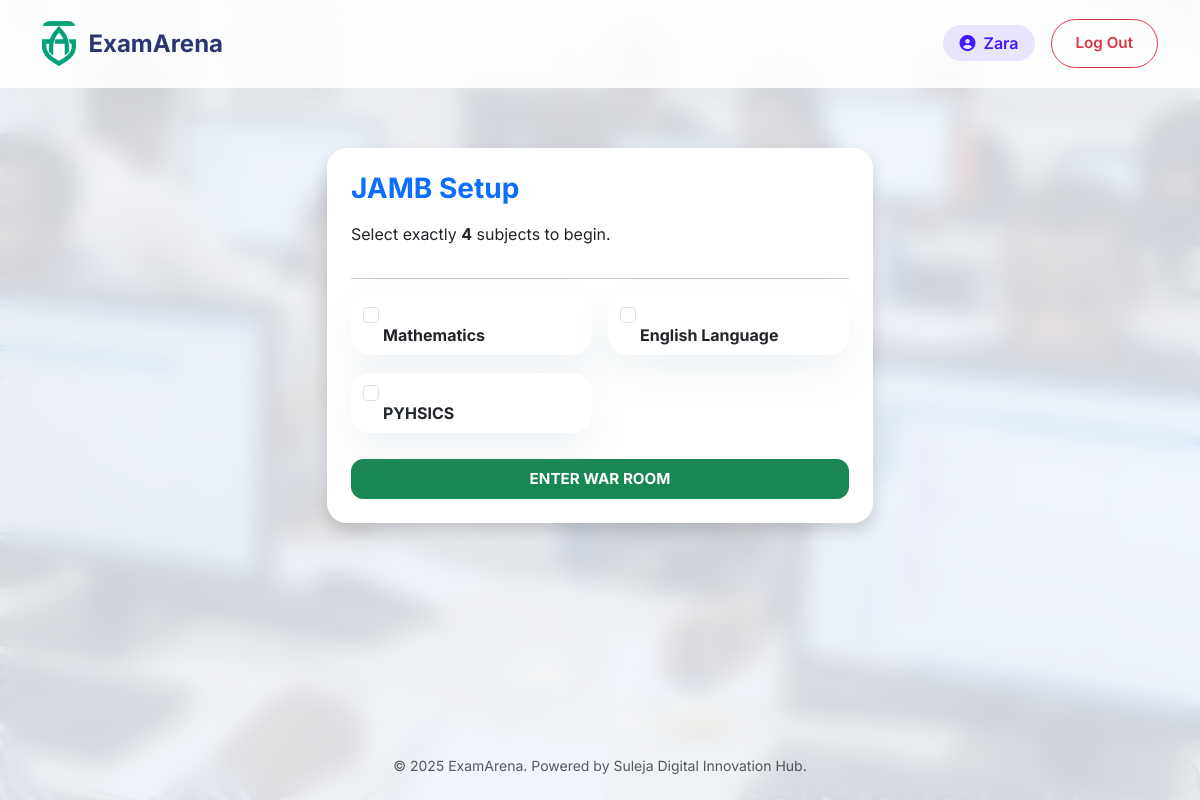
Screenshot of /setup/1 (signed in) with the database file from the repository.
### src/app/models.py (models this page shows, shortened)
class User(db.Model):
    id = db.Column(db.Integer, primary_key=True)
    username = db.Column(db.String(80), unique=True, nullable=False)
    password_hash = db.Column(db.String(128))
    role = db.Column(db.String(20), default='student') # superadmin, centeradmin, student
    center_id = db.Column(db.Integer, db.ForeignKey('center.id'), nullable=True)
    is_writing = db.Column(db.Boolean, default=False)
    last_login = db.Column(db.DateTime)

class Exam(db.Model):
    id = db.Column(db.Integer, primary_key=True)
    name = db.Column(db.String(100), nullable=False) # JAMB, WAEC, NECO
    duration_minutes = db.Column(db.Integer, default=60)
    required_subjects = db.Column(db.Integer, default=1) # JAMB=4, others=1
    subjects = db.relationship('Subject', backref='exam', lazy=True)

class Subject(db.Model):
    id = db.Column(db.Integer, primary_key=True)
    name = db.Column(db.String(100), nullable=False)
    exam_id = db.Column(db.Integer, db.ForeignKey('exam.id'))
    questions = db.relationship('Question', backref='subject', lazy=True)

### src/app/controllers/main.py (the view)
@bp.route('/setup/<int:exam_id>')
@login_required
def exam_setup(exam_id):
    exam = Exam.query.get_or_404(exam_id)
    subjects = Subject.query.filter_by(exam_id=exam.id).all()
    return render_template('student/setup.html', exam=exam, subjects=subjects)

### src/app/controllers/auth.py (called while the page is built)
def login_required(f):
    @wraps(f)
    def decorated_function(*args, **kwargs):
        if 'user_id' not in session:
            return redirect(url_for('auth.login'))
        return f(*args, **kwargs)
    return decorated_function

@bp.before_app_request
def load_logged_in_user():
    user_id = session.get('user_id')
    if user_id is None:
        g.user = None
    else:
        g.user = User.query.get(user_id)

### src/resources/templates/student/setup.html (shortened to what this page needs)
{% extends 'base.html' %}
{% block content %}
<div class="row justify-content-center py-5">
    <div class="col-md-6">
        <div class="card shadow p-4">
            <h3 class="fw-bold text-primary mb-3">{{ exam.name }} Setup</h3>
            <p>Select exactly <strong>{{ exam.required_subjects }}</strong> subjects to begin.</p>
            <hr>
            <form action="{{ url_for('main.take_exam') }}" method="POST">
                <div class="row g-3">
                    {% for subject in subjects %}
                    <div class="col-md-6">
                        <div class="form-check card p-2">
                            <input class="form-check-input ms-1" type="checkbox" name="subjects" value="{{ subject.id }}" id="sub{{ subject.id }}">
                            <label class="form-check-label ms-4 fw-bold" for="sub{{ subject.id }}">
                                {{ subject.name }}
                            </label>
                        </div>
                    </div>
                    {% endfor %}
                </div>
                <button type="submit" class="btn btn-success w-100 mt-4 fw-bold py-2">ENTER WAR ROOM</button>
            </form>
        </div>
    </div>
</div>
{% endblock %}

### src/resources/templates/base.html (shortened to what this page needs)
<!DOCTYPE html>
<html lang="en">
<head>
    <link href="https://cdn.jsdelivr.net/npm/bootstrap@5.3.0/dist/css/bootstrap.min.css" rel="stylesheet">
    <link rel="stylesheet" href="https://cdnjs.cloudflare.com/ajax/libs/font-awesome/6.4.0/css/all.min.css">
    <link href="{{ url_for('static', filename='css/style.css') }}" rel="stylesheet">
</head>
<body>
    <nav class="navbar navbar-expand-lg fixed-top">
        <div class="container">
            <a class="navbar-brand" href="/">
                <img src="{{ url_for('static', filename='img/logo.png') }}" alt="EA">
                <span>ExamArena</span>
            </a>
            <div class="collapse navbar-collapse" id="navbarMain">
                <ul class="navbar-nav ms-auto align-items-center">
                    {% if g.user %}
                    <li class="nav-item">
                        <span class="badge-role me-3">
                            <i class="fas fa-user-circle me-2"></i>{{ g.user.username }}
                        </span>
                    </li>
                    <li class="nav-item">
                        <a href="{{ url_for('auth.logout') }}" class="btn btn-outline-danger btn-sm rounded-pill px-4">
                            Log Out
                        </a>
                    </li>
                    {% endif %}
                </ul>
            </div>
        </div>
    </nav>
    <div class="container" style="margin-top: 100px; margin-bottom: 50px; flex: 1;">
        {% block content %}{% endblock %}
    </div>
    <footer class="text-center py-4 text-muted small">
        &copy; 2025 ExamArena. Powered by Suleja Digital Innovation Hub.
    </footer>
</body>
</html>

### src/resources/static/css/style.css (style rules this page uses)
:root { --primary: #4318FF; --primary-hover: #3311CC; --secondary: #A3AED0; --dark-text: #2B3674; --light-bg: #F4F7FE; --card-bg: #FFFFFF; --glass-border: rgba(255, 255, 255, 0.6); --glass-bg: rgba(255, 255, 255, 0.85); --shadow-soft: 0px 18px 40px rgba(112, 144, 176, 0.12); }
body { font-family: 'Inter', sans-serif; background-color: var(--light-bg); color: var(--dark-text); min-height: 100vh; display: flex; flex-direction: column; }
.navbar { background: var(--glass-bg); backdrop-filter: blur(12px); border-bottom: 1px solid var(--glass-border); padding: 1rem 0; box-shadow: 0 2px 20px rgba(0, 0, 0, 0.02); }
.navbar-brand { font-weight: 700; font-size: 1.5rem; color: var(--dark-text) !important; display: flex; align-items: center; gap: 12px; }
.navbar-brand img { height: 45px; border-radius: 8px; }
.card { background: var(--card-bg); border-radius: 20px; border: none; box-shadow: var(--shadow-soft); transition: transform 0.3s ease, box-shadow 0.3s ease; overflow: hidden; }
.btn { border-radius: 12px; padding: 12px 24px; font-weight: 600; font-size: 0.95rem; transition: all 0.2s; text-transform: capitalize; }
.badge-role { background: rgba(67, 24, 255, 0.1); color: var(--primary); padding: 8px 16px; border-radius: 30px; font-weight: 600; }

### rows the page displays
User: user.username "Zara"
Exam: name "JAMB", required_subjects "4"
Subject: name "Mathematics"
Subject: name "English Language"
Subject: name "PYHSICS"
